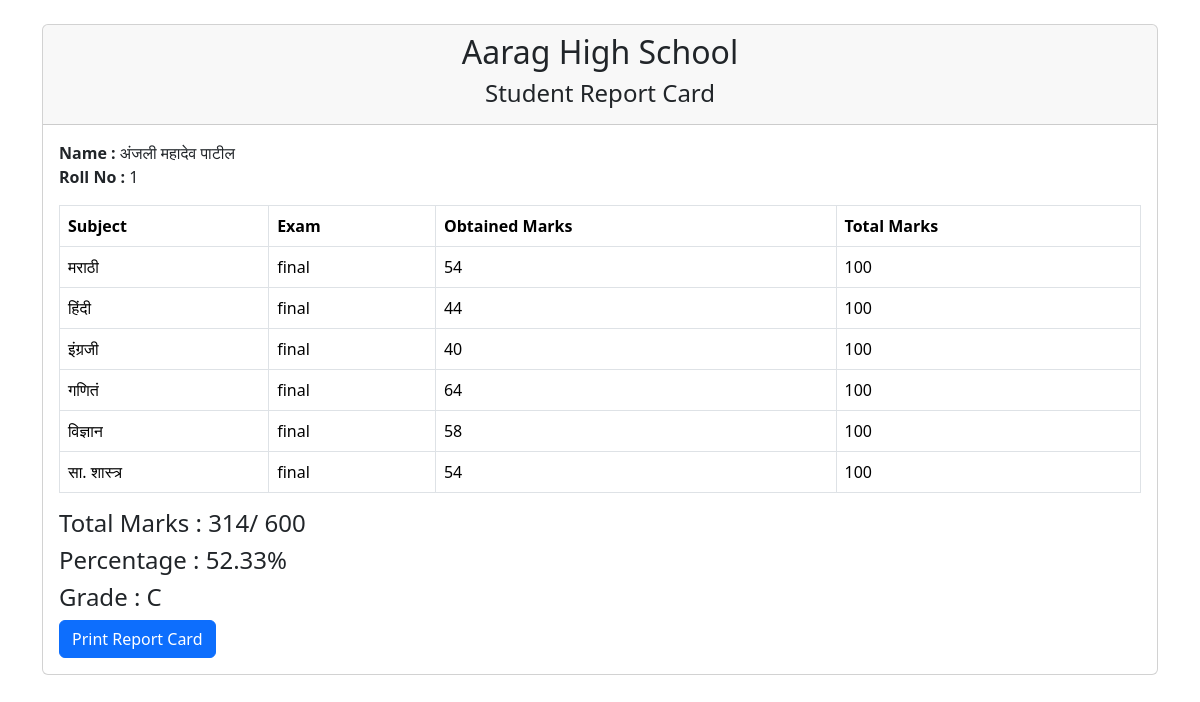
The page /admin/report_card.php?student_id=1 on the database its author committed.
### tables this page shows
CREATE TABLE `students` (
  `id` int(11) NOT NULL,
  `roll_no` varchar(20) DEFAULT NULL,
  `name` varchar(100) DEFAULT NULL,
  `class` varchar(20) DEFAULT NULL,
  `division` varchar(10) DEFAULT NULL,
  `phone` varchar(20) DEFAULT NULL,
  `email` varchar(100) DEFAULT NULL
);

CREATE TABLE `marks` (
  `id` int(11) NOT NULL,
  `student_id` int(11) DEFAULT NULL,
  `subject_id` int(11) DEFAULT NULL,
  `exam_type` varchar(50) DEFAULT NULL,
  `marks_obtained` int(11) DEFAULT NULL,
  `total_marks` int(11) DEFAULT NULL
);

CREATE TABLE `subjects` (
  `id` int(11) NOT NULL,
  `subject_name` varchar(100) DEFAULT NULL,
  `class` varchar(20) DEFAULT NULL
);

### admin/report_card.php (the view, shortened to what this page needs)
<?php
include("../config/db.php");
$student_id = $_GET['student_id'];
$student = mysqli_fetch_assoc(
mysqli_query($conn,
"SELECT * FROM students WHERE id='$student_id'")
);
$total_obtained = 0;
$total_marks = 0;
?>
<!DOCTYPE html>
<html>
<head>
<link href="https://cdn.jsdelivr.net/npm/bootstrap@5.3.3/dist/css/bootstrap.min.css" rel="stylesheet">
</head>
<body>
<div class="container mt-4">
<div class="card">
<div class="card-header text-center">
<h2>Aarag High School</h2>
<h4>Student Report Card</h4>
</div>
<div class="card-body">
<p>
<b>Name :</b>
<?= $student['name']; ?>
<br>
<b>Roll No :</b>
<?= $student['roll_no']; ?>
</p>
<table class="table table-bordered">
<tr>
<th>Subject</th>
<th>Exam</th>
<th>Obtained Marks</th>
<th>Total Marks</th>
</tr>
<?php
$result=mysqli_query($conn,"
SELECT
marks.*,
subjects.subject_name
FROM marks
INNER JOIN subjects
ON marks.subject_id = subjects.id
WHERE student_id='$student_id'
");
while($row=mysqli_fetch_assoc($result))
{
$total_obtained += $row['marks_obtained'];
$total_marks += $row['total_marks'];
?>
<tr>
<td>
<?= $row['subject_name']; ?>
</td>
<td>
<?= $row['exam_type']; ?>
</td>
<td>
<?= $row['marks_obtained']; ?>
</td>
<td>
<?= $row['total_marks']; ?>
</td>
</tr>
<?php
}
?>
</table>
<?php
if($total_marks > 0)
{
    $percentage =
    ($total_obtained/$total_marks)*100;
}
else
{
    $percentage = 0;
}
if($percentage >= 90)
{
    $grade = "A+";
}
elseif($percentage >= 75)
{
    $grade = "A";
}
elseif($percentage >= 60)
{
    $grade = "B";
}
elseif($percentage >= 40)
{
    $grade = "C";
}
else
{
    $grade = "FAIL";
}
?>
<h4>
Total Marks :
<?= $total_obtained; ?>
/
<?= $total_marks; ?>
</h4>
<h4>
Percentage :
<?= round($percentage,2); ?>%
</h4>
<h4>
Grade :
<?= $grade; ?>
</h4>
<button
onclick="window.print()"
class="btn btn-primary">
Print Report Card
</button>
</div>
</div>
</div>
</body>
</html>

### rows shown on the page
students: name "अंजली महादेव पाटील", roll_no "1"
marks: subject.subject_name "मराठी", exam_type "final", marks_obtained "54", total_marks "100"
marks: subject.subject_name "हिंदी", exam_type "final", marks_obtained "44", total_marks "100"
marks: subject.subject_name "इंग्रजी", exam_type "final", marks_obtained "40", total_marks "100"
marks: subject.subject_name "गणितं", exam_type "final", marks_obtained "64", total_marks "100"
marks: subject.subject_name "विज्ञान", exam_type "final", marks_obtained "58", total_marks "100"
marks: subject.subject_name "सा. शास्त्र", exam_type "final", marks_obtained "54", total_marks "100"

### other values the page prints
$total_obtained "314"
$total_marks "600"
$percentage "52.33"
$grade "C"
